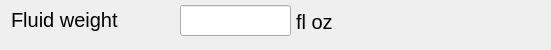
    <widget class="QWidget" name="gb2NetWeightFluidOunces" native="true">
     <property name="geometry">
      <rect>
       <x>30</x>
       <y>296</y>
       <width>551</width>
       <height>50</height>
      </rect>
     </property>
     <property name="font">
      <font>
       <pointsize>15</pointsize>
      </font>
     </property>
     <widget class="QLabel" name="lblFlWt">
      <property name="geometry">
       <rect>
        <x>11</x>
        <y>7</y>
        <width>161</width>
        <height>25</height>
       </rect>
      </property>
      <property name="font">
       <font>
        <pointsize>15</pointsize>
       </font>
      </property>
      <property name="text">
       <string>Fluid weight</string>
      </property>
     </widget>
     <widget class="hobart::numericLineEdit" name="le2NetWeightFluid">
      <property name="geometry">
       <rect>
        <x>180</x>
        <y>5</y>
        <width>111</width>
        <height>31</height>
       </rect>
      </property>
      <property name="font">
       <font>
        <pointsize>19</pointsize>
       </font>
      </property>
      <property name="text">
       <string notr="true"/>
      </property>
     </widget>
     <widget class="QLabel" name="lbl2UnitSymbolNetFluidWeight">
      <property name="geometry">
       <rect>
        <x>296</x>
        <y>7</y>
        <width>51</width>
        <height>29</height>
       </rect>
      </property>
      <property name="font">
       <font>
        <pointsize>15</pointsize>
       </font>
      </property>
      <property name="toolTip">
       <string notr="true"/>
      </property>
      <property name="statusTip">
       <string notr="true"/>
      </property>
      <property name="text">
       <string notr="true">fl oz</string>
      </property>
      <property name="alignment">
       <set>Qt::AlignLeading|Qt::AlignLeft|Qt::AlignVCenter</set>
      </property>
     </widget>
    </widget>
